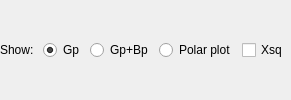
            <widget class="QWidget" name="page_spectra_topshow">
             <layout class="QHBoxLayout" name="horizontalLayout_2">
              <property name="leftMargin">
               <number>0</number>
              </property>
              <property name="topMargin">
               <number>0</number>
              </property>
              <property name="rightMargin">
               <number>0</number>
              </property>
              <property name="bottomMargin">
               <number>0</number>
              </property>
              <item>
               <widget class="QLabel" name="label_18">
                <property name="sizePolicy">
                 <sizepolicy hsizetype="Preferred" vsizetype="Fixed">
                  <horstretch>0</horstretch>
                  <verstretch>0</verstretch>
                 </sizepolicy>
                </property>
                <property name="text">
                 <string>Show: </string>
                </property>
               </widget>
              </item>
              <item>
               <widget class="QRadioButton" name="radioButton_spectra_showGp">
                <property name="text">
                 <string>Gp</string>
                </property>
                <property name="checked">
                 <bool>true</bool>
                </property>
               </widget>
              </item>
              <item>
               <widget class="QRadioButton" name="radioButton_spectra_showBp">
                <property name="text">
                 <string>Gp+Bp</string>
                </property>
                <property name="checked">
                 <bool>false</bool>
                </property>
               </widget>
              </item>
              <item>
               <widget class="QRadioButton" name="radioButton_spectra_showpolar">
                <property name="text">
                 <string>Polar plot</string>
                </property>
               </widget>
              </item>
              <item>
               <widget class="QCheckBox" name="checkBox_spectra_shoechi">
                <property name="text">
                 <string>Χsq </string>
                </property>
               </widget>
              </item>
             </layout>
            </widget>
